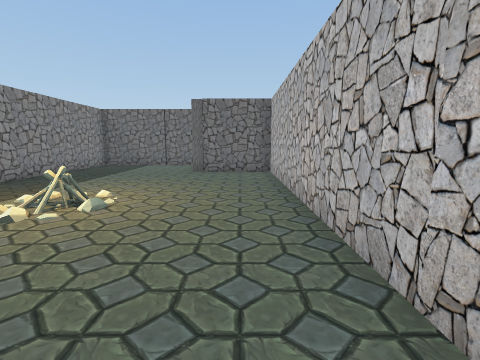
View 1 (above)

21 first-person views from a walk through a Unity game level. The camera is 1.2 m above the floor, tilts 8° down and sees 85° across. The floor is counted in squares, 1 m on a side. Each view is taken from the middle of a square. On the plan, view 1 faces up. The plan holds only what a view shows up to about 12 squares ahead; the rest is blank. The place goes on beyond the plan. The player character is not drawn. Some animated figures are left out. Some surface patterns are stand-ins.

View 2
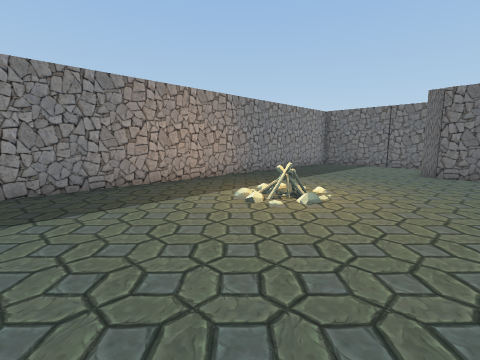

View 3
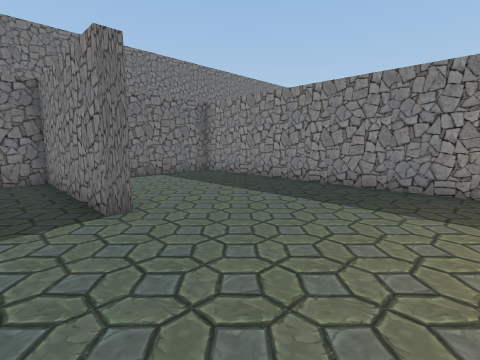

View 4
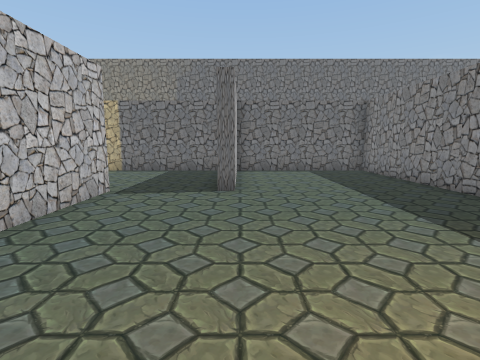

View 5
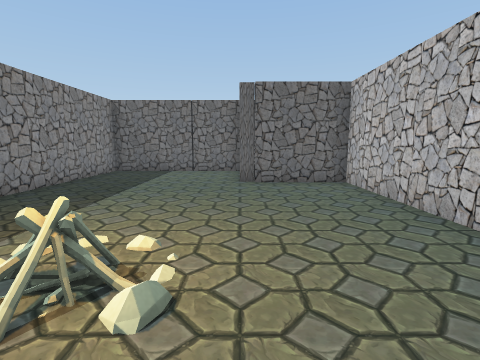

View 6
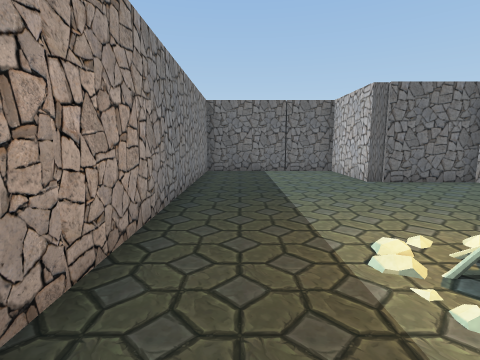

View 7
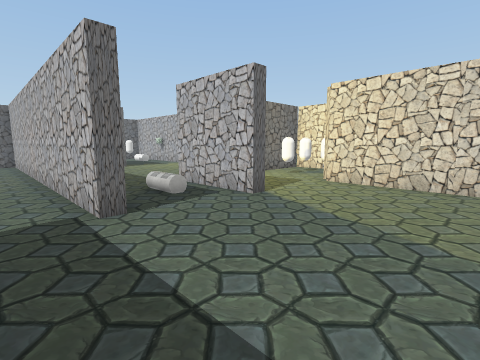

View 8
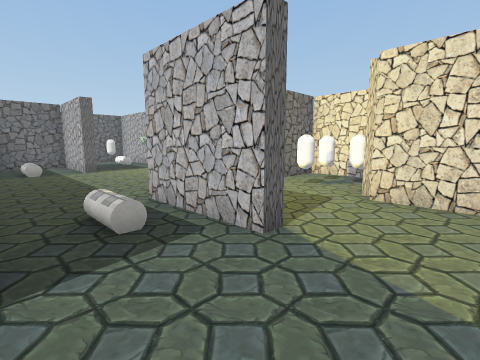

View 9
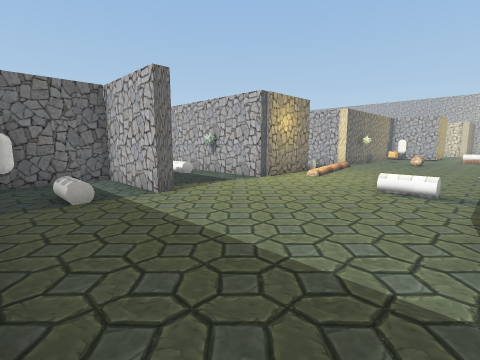

View 10
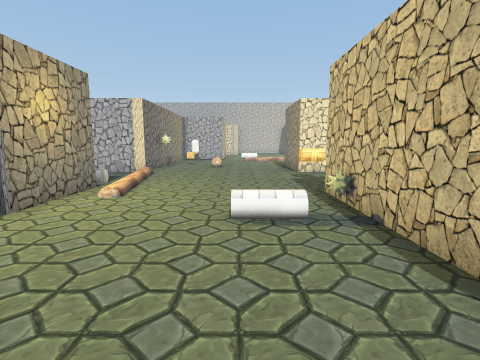

View 11
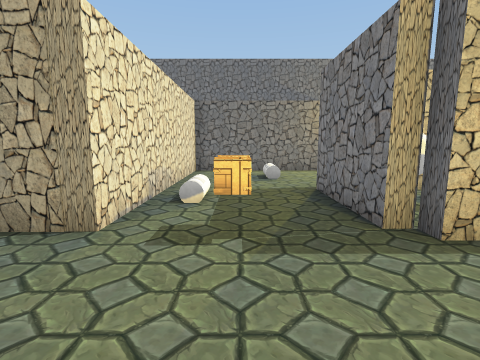

View 12
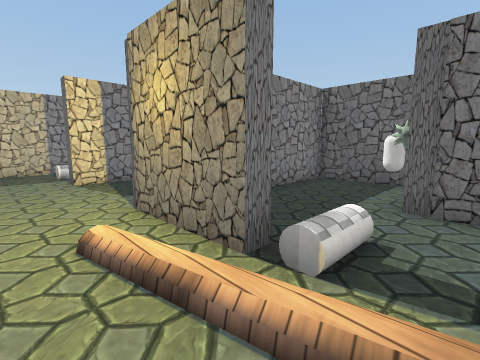

View 13
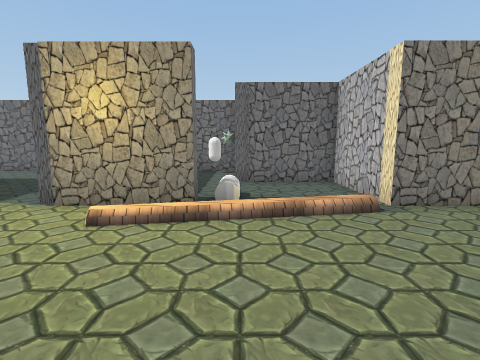

View 14
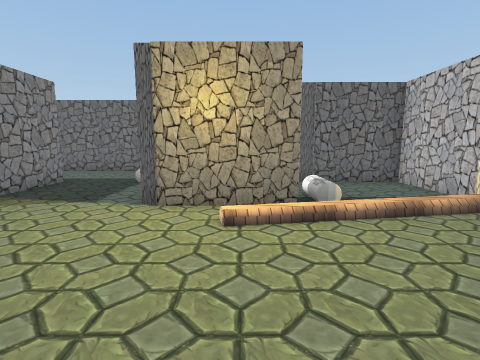

View 15
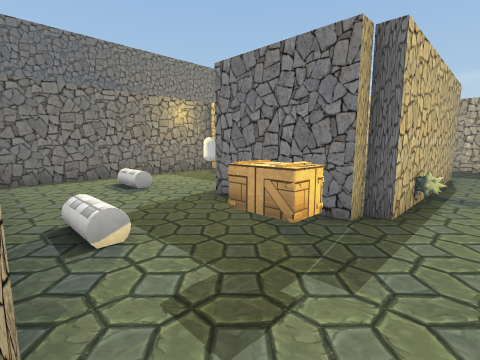

View 16
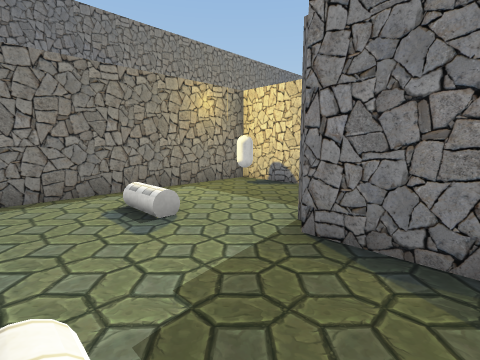

View 17
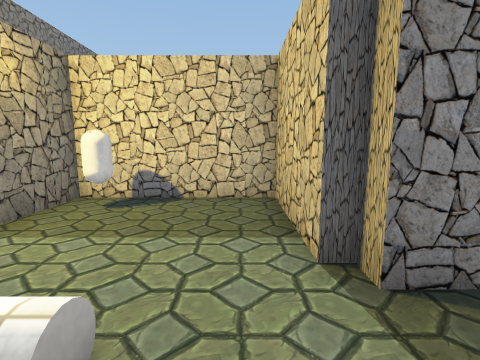

View 18
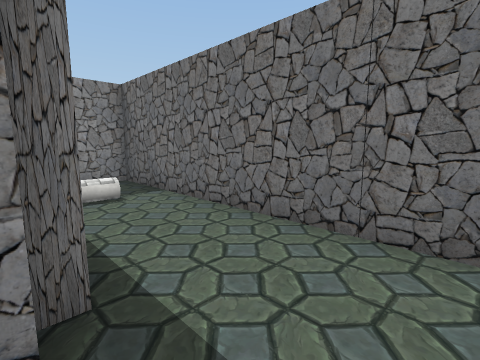

View 19
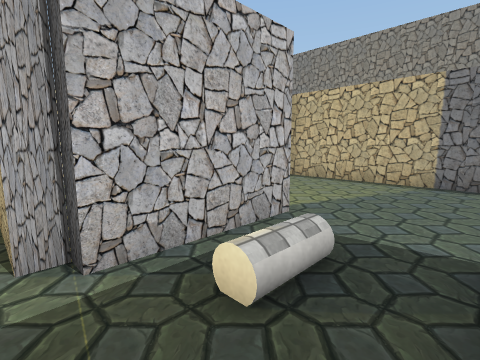

View 20
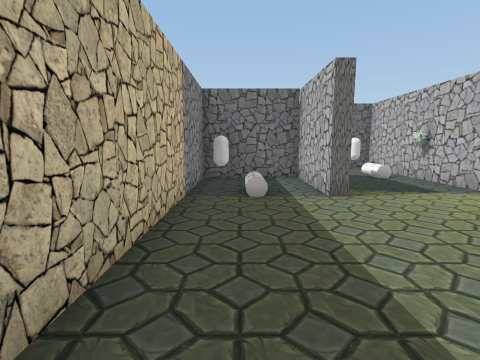

View 21
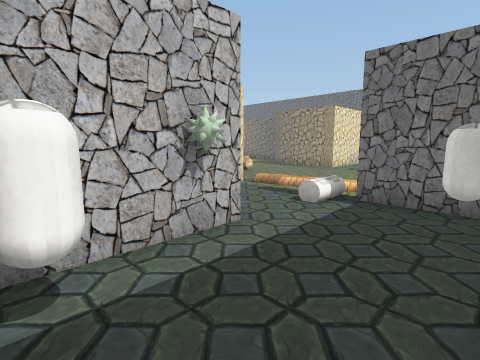

### Floor plan
Points are (right, up) in squares from view 1. A wall is a line through its corners. A room is listed if a view was taken in it or the views show most of it. See-through windows are left out.
Room 1 (views 1, 2, 3, 4, 5, 6)
walls: (-1.9, -1.6) (-1.4, -1.6); (1.3, -1.5) (1.3, 11) (-2, 11) (-2, 14.4) (-7.4, 14.4) (-7.4, -6.6) (-1.9, -6.6); (-4, 14.2) (-4, 14.8)
ways out: opening at (-0.5, -1) to room 2
objects: campfire (-4, 5)
Room 2 (views 7, 8, 9, 10, 11, 12, 13, 14, 15, 16, 17, 18, 19, 20, 21)
walls: (11.5, -0.6) (11.5, 1.4) (9, 1.4); (5.1, -1.8) (4.6, -1.8) (4.6, 1.4) (5, 1.4) (5, 1.9) (11.5, 1.9) (11.5, 1.4) (12, 1.4) (12, -1.8) (11.5, -1.8) (11.5, -2.2) (8.3, -2.2) (8.3, -6.6) (15.9, -6.6) (15.9, -1.1); (10.1, 8.4) (12, 8.4) (12, 7.9); (12.2, 7.9) (9.1, 7.9) (9.1, 14.1); (1.8, -1.5) (1.3, -1.5); (5.5, 11.1) (5.5, 7.9) (5, 7.9) (5, 11) (2.4, 11); (7.8, -5.8) (7.8, -2); (1.7, 10.1) (1.7, 1.5); (-1.4, -1.6) (-1.4, -6.6) (7.9, -6.6); (17.5, 7.9) (15.9, 7.9) (15.9, 11) (12.8, 11) (12.8, 14); (7, 14.4) (-1.4, 14.4) (-1.4, 13); (12.9, 14.4) (9.5, 14.4) (9.5, 11.6)
ways out: opening at (-0.5, -1) to room 1; gap at (12, 8)
objects: capsule (2, 11); capsule (8, 14); capsule (9, -6); capsule (9, 0); capsule (10, -1); capsule (10, 0); other object (10, 2); capsule (10, 10); capsule (12, 14); box (14, 1) to (14, 2); other object (16, 0) to (17, 1)

Where each view was taken, in squares from view 1:
view 1: 0 up, 0 right, facing up
view 2: 0 up, 0 right, facing up-left
view 3: 3 up, 0 right, facing down-left
view 4: 5 up, 2 left, facing down
view 5: 3 up, 2 left, facing up
view 6: 3 up, 6 left, facing up
view 7: 6 down, 0 right, facing up-right
view 8: 4 down, 2 right, facing up-right
view 9: 2 up, 2 right, facing up-right
view 10: 4 up, 5 right, facing right
view 11: 5 up, 14 right, facing down
view 12: 6 up, 14 right, facing up-left
view 13: 3 up, 13 right, facing up
view 14: 3 up, 11 right, facing up
view 15: 3 up, 16 right, facing down-left
view 16: 0 up, 15 right, facing down-left
view 17: 3 down, 14 right, facing left
view 18: 11 up, 7 right, facing up-left
view 19: 2 up, 2 right, facing down-right
view 20: 2 up, 3 right, facing up
view 21: 14 up, 10 right, facing down-right
